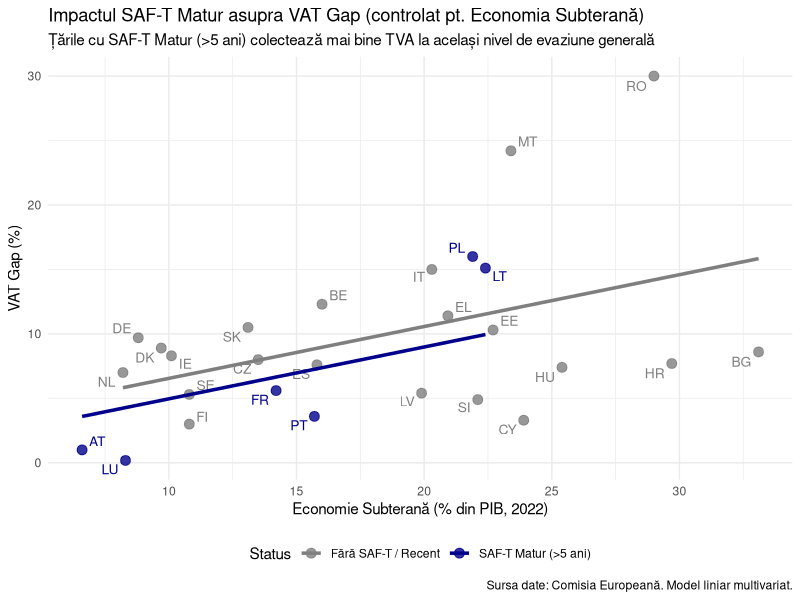
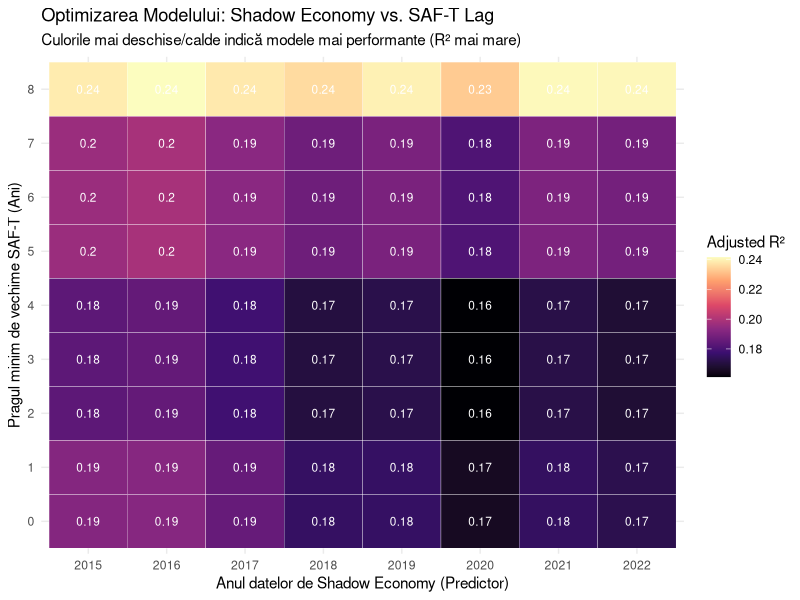
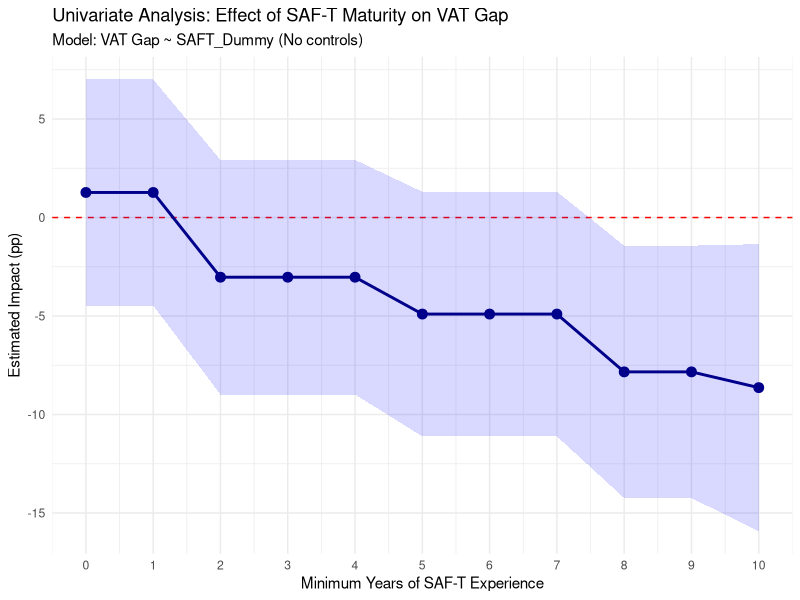
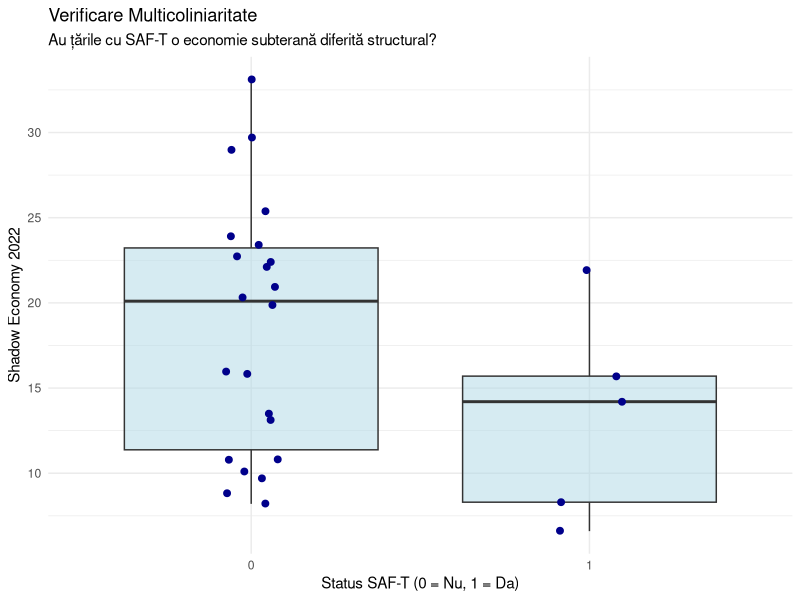

Recreate these plots in R, in order.
library(tidyverse)
library(broom)
library(ggrepel) # Pentru etichete frumoase pe grafic

# ---------------------------------------------------------
# 1. ÎNCĂRCAREA DATELOR (Direct din textul tău)
# ---------------------------------------------------------

df <- read.csv("stabil_lag_ambele_se_saft.csv")

# ---------------------------------------------------------
# 2. PREGĂTIREA DATELOR (ENGINEERING)
# ---------------------------------------------------------
# Setăm anul de analiză. Deși VAT Gap-ul pare să fie cel mai recent (2021/2022),
# folosim 2023 ca referință pentru maturitatea SAF-T, conform logicii anterioare.

analysis_year <- 2023
lag_threshold <- 3 # Pragul de maturitate identificat în graficul anterior

df_clean <- df %>%
  mutate(
    # 1. Variabila Dependentă: VAT Gap (numeric)
    VAT_Gap_Num = as.numeric(gsub("%", "", VAT_Gap)),
    
    # 2. Variabila Independentă 1: Shadow Economy (Folosim coloana 'X2022' ca proxy curent)
    # R adaugă un 'X' în fața numerelor când citește coloane.
    Shadow_Economy = X2022, 
    
    # 3. Calculăm Vechimea SAF-T
    SAFT_Year_Clean = ifelse(is.na(SAFT_Year) | SAFT_Year > analysis_year, NA, SAFT_Year),
    Years_Since = ifelse(is.na(SAFT_Year_Clean), 0, analysis_year - SAFT_Year_Clean),
    
    # 4. Variabila Independentă 2: DUMMY MATUR (1 dacă are >= 5 ani, 0 altfel)
    # Acesta este elementul cheie "cu lag"
    SAFT_Mature_Dummy = ifelse(Years_Since >= lag_threshold, 1, 0),
    
    # Etichetă pentru grafic
    Status = ifelse(SAFT_Mature_Dummy == 1, "SAF-T Matur (>5 ani)", "Fără SAF-T / Recent")
  )

# ---------------------------------------------------------
# 3. REGRESIA MULTIVARIATĂ
# ---------------------------------------------------------

# Model: VAT_Gap = Intercept + b1 * Shadow_Economy + b2 * SAFT_Mature_Dummy
model <- lm(VAT_Gap_Num ~ Shadow_Economy + SAFT_Mature_Dummy, data = df_clean)

# Afișare rezultate statistice
print(summary(model))
print(tidy(model))

# ---------------------------------------------------------
# 4. VIZUALIZARE (SCATTER PLOT CU DREPTE PARALELE)
# ---------------------------------------------------------
# Extragem coeficienții pentru a desena liniile manual sau lăsăm ggplot să facă treaba
# Vom folosi metoda simplă cu geom_smooth pe grupuri, forțând pante paralele prin modelul vizualizat

# Creăm predicțiile modelului pentru a desena liniile corecte (pante paralele)
df_clean$Predicted <- predict(model)

ggplot(df_clean, aes(x = Shadow_Economy, y = VAT_Gap_Num, color = Status)) +
  # Punctele (Țările)
  geom_point(size = 3, alpha = 0.8) +
  
  # Adăugăm codurile țărilor
  geom_text_repel(aes(label = Country_Code), size = 3.5, show.legend = FALSE) +
  
  # Liniile de regresie (bazate pe modelul nostru multivariat)
  geom_line(aes(y = Predicted, group = Status), size = 1.2) +
  
  scale_color_manual(values = c("gray50", "darkblue")) +
  
  labs(
    title = "Impactul SAF-T Matur asupra VAT Gap (controlat pt. Economia Subterană)",
    subtitle = "Țările cu SAF-T Matur (>5 ani) colectează mai bine TVA la același nivel de evaziune generală",
    x = "Economie Subterană (% din PIB, 2022)",
    y = "VAT Gap (%)",
    caption = "Sursa date: Comisia Europeană. Model liniar multivariat."
  ) +
  theme_minimal() +
  theme(legend.position = "bottom")










library(tidyverse)
library(broom)
library(scales)

# ---------------------------------------------------------
# 1. PREGĂTIREA DATELOR
# ---------------------------------------------------------
# Presupunem că 'df' este deja încărcat din pasul anterior.
# Dacă nu, rulează din nou read.csv cu datele tale.

analysis_year <- 2023

# Definim intervalele pe care le testăm
# 1. Anii pentru Shadow Economy (sau variabila independentă istorică)
shadow_years_to_test <- 2015:2022 

# 2. Lagg-urile pentru SAF-T (ani de maturitate)
saft_lags_to_test <- 0:8

# Creăm un data frame gol pentru rezultate
grid_results <- data.frame()

# ---------------------------------------------------------
# 2. BUCLA DE TESTARE (GRID SEARCH)
# ---------------------------------------------------------

for (s_year in shadow_years_to_test) {
  
  # Selectăm coloana dinamic (ex: X2018, X2019...)
  col_name <- paste0("X", s_year)
  
  # Verificăm dacă coloana există
  if(col_name %in% names(df)) {
    
    for (k_lag in saft_lags_to_test) {
      
      # Construim setul de date temporar pentru această iterație
      df_iter <- df %>%
        mutate(
          VAT_Gap_Target = as.numeric(gsub("%", "", VAT_Gap)), # Variabila Dependentă (2023)
          Shadow_Predictor = get(col_name),                    # Variabila Independentă 1 (Shadow din anul s_year)
          
          # Calculăm dummy-ul SAF-T bazat pe lag-ul k_lag
          SAFT_Year_Clean = ifelse(is.na(SAFT_Year) | SAFT_Year > analysis_year, NA, SAFT_Year),
          Years_Experience = ifelse(is.na(SAFT_Year_Clean), 0, analysis_year - SAFT_Year_Clean),
          SAFT_Dummy = ifelse(Years_Experience >= k_lag & Years_Experience > 0, 1, 0)
        ) %>%
        # Curățăm NA-urile care ar putea apărea
        filter(!is.na(Shadow_Predictor), !is.na(VAT_Gap_Target))
      
      # Verificăm dacă avem suficiente țări cu SAF-T (minim 3) pentru a nu da eroare
      if (sum(df_iter$SAFT_Dummy) >= 3) {
        
        # Rulăm modelul: VAT_Gap ~ Shadow(Anul X) + SAF-T(Vechime K)
        model <- lm(VAT_Gap_Target ~ Shadow_Predictor + SAFT_Dummy, data = df_iter)
        
        # Extragem parametrii
        tidied <- tidy(model)
        glanced <- glance(model) # Pentru R2
        
        saft_row <- tidied %>% filter(term == "SAFT_Dummy")
        shadow_row <- tidied %>% filter(term == "Shadow_Predictor")
        
        if(nrow(saft_row) > 0) {
          grid_results <- rbind(grid_results, data.frame(
            Shadow_Year = s_year,
            SAFT_Lag_Threshold = k_lag,
            Adj_R2 = glanced$adj.r.squared,
            SAFT_Coef = saft_row$estimate,
            SAFT_P_Value = saft_row$p.value,
            Shadow_Coef = shadow_row$estimate
          ))
        }
      }
    }
  }
}

# ---------------------------------------------------------
# 3. IDENTIFICAREA CELUI MAI BUN MODEL
# ---------------------------------------------------------

# Sortăm descrescător după R2 (puterea explicativă)
best_models <- grid_results %>% 
  arrange(desc(Adj_R2)) %>%
  head(10)

print("TOP 10 Combinații (Shadow Year + SAFT Lag):")
print(best_models)

# ---------------------------------------------------------
# 4. VIZUALIZARE HEATMAP (HARTA "CALDĂ")
# ---------------------------------------------------------

ggplot(grid_results, aes(x = factor(Shadow_Year), y = factor(SAFT_Lag_Threshold), fill = Adj_R2)) +
  geom_tile(color = "white") +
  scale_fill_viridis_c(option = "magma", name = "Adjusted R²") +
  geom_text(aes(label = round(Adj_R2, 2)), color = "white", size = 3) +
  labs(
    title = "Optimizarea Modelului: Shadow Economy vs. SAF-T Lag",
    subtitle = "Culorile mai deschise/calde indică modele mai performante (R² mai mare)",
    x = "Anul datelor de Shadow Economy (Predictor)",
    y = "Pragul minim de vechime SAF-T (Ani)"
  ) +
  theme_minimal()



library(tidyverse)
library(broom)

# ---------------------------------------------------------
# 1. SETUP
# ---------------------------------------------------------
# Ensure 'df' is loaded. If not, re-run your data loading step.

analysis_year <- 2023
lags_to_test <- 0:10 # Testing lags from 0 to 10 years

univar_results <- data.frame()

# ---------------------------------------------------------
# 2. UNIVARIATE LOOP
# ---------------------------------------------------------

for (k in lags_to_test) {
  
  # Prepare data for this specific lag
  df_iter <- df %>%
    mutate(
      # Target Variable
      Y = as.numeric(gsub("%", "", VAT_Gap)),
      
      # Independent Variable: SAFT Dummy with lag k
      SAFT_Clean = ifelse(is.na(SAFT_Year) | SAFT_Year > analysis_year, NA, SAFT_Year),
      Years_Exp  = ifelse(is.na(SAFT_Clean), 0, analysis_year - SAFT_Clean),
      SAFT_Dummy = ifelse(Years_Exp >= k & Years_Exp > 0, 1, 0)
    ) %>%
    filter(!is.na(Y))
  
  # Check for sufficient sample size (at least 3 treated countries)
  if (sum(df_iter$SAFT_Dummy, na.rm = TRUE) >= 3) {
    
    # --- RUN SINGLE VARIABLE REGRESSION ---
    model <- lm(Y ~ SAFT_Dummy, data = df_iter)
    
    # Extract stats
    tidied <- tidy(model)
    glanced <- glance(model)
    
    # Get the SAFT coefficient row
    saft_row <- tidied %>% filter(term == "SAFT_Dummy")
    
    if(nrow(saft_row) > 0) {
      univar_results <- rbind(univar_results, data.frame(
        Lag_Threshold = k,
        Coefficient   = saft_row$estimate,
        P_Value       = saft_row$p.value,
        R_Squared     = glanced$r.squared,
        Conf_Low      = saft_row$estimate - 1.96 * saft_row$std.error,
        Conf_High     = saft_row$estimate + 1.96 * saft_row$std.error
      ))
    }
  }
}

# ---------------------------------------------------------
# 3. VIEW RESULTS
# ---------------------------------------------------------

print("Univariate Regression Results (VAT Gap ~ SAF-T):")
print(univar_results)

# ---------------------------------------------------------
# 4. VISUALIZATION (Coefficient Plot)
# ---------------------------------------------------------

ggplot(univar_results, aes(x = Lag_Threshold, y = Coefficient)) +
  geom_hline(yintercept = 0, linetype = "dashed", color = "red") +
  
  # Confidence Intervals (Ribbon)
  geom_ribbon(aes(ymin = Conf_Low, ymax = Conf_High), fill = "blue", alpha = 0.15) +
  
  # The Line and Points
  geom_line(color = "darkblue", size = 1) +
  geom_point(size = 3, color = "darkblue") +
  
  # Labels
  scale_x_continuous(breaks = lags_to_test) +
  labs(
    title = "Univariate Analysis: Effect of SAF-T Maturity on VAT Gap",
    subtitle = "Model: VAT Gap ~ SAFT_Dummy (No controls)",
    y = "Estimated Impact (pp)",
    x = "Minimum Years of SAF-T Experience"
  ) +
  theme_minimal()



























library(tidyverse)
library(car) # Asigură-te că ai pachetul 'car' instalat pentru VIF

# ---------------------------------------------------------
# 1. SETĂM SCENARIUL ȘI GĂSIM NUMELE CORECT AL COLOANEI
# ---------------------------------------------------------
target_shadow_year <- 2022
target_saft_lag    <- 5

# Funcție simplă de detecție a numelui
detect_column_name <- function(df, year) {
  name_with_x <- paste0("X", year)    # Varianta standard R: "X2022"
  name_simple <- as.character(year)   # Varianta check.names=F: "2022"
  
  if (name_with_x %in% names(df)) {
    return(name_with_x)
  } else if (name_simple %in% names(df)) {
    return(name_simple)
  } else {
    stop(paste("Nu găsesc coloana pentru anul", year, "în df! Verifică names(df)."))
  }
}

# Găsim numele corect (X2022 sau 2022)
col_shadow_name <- detect_column_name(df, target_shadow_year)
print(paste("Folosim coloana:", col_shadow_name))

# ---------------------------------------------------------
# 2. PREGĂTIM DATELE PENTRU MODEL
# ---------------------------------------------------------

df_model <- df %>%
  mutate(
    # Variabila Dependentă
    Y = as.numeric(gsub("%", "", VAT_Gap)),
    
    # Variabila Independentă (Shadow Economy) selectată dinamic
    X_Shadow = .data[[col_shadow_name]],
    
    # SAF-T Dummy
    SAFT_Clean = ifelse(is.na(SAFT_Year) | SAFT_Year > 2023, NA, SAFT_Year),
    Years_Exp  = ifelse(is.na(SAFT_Clean), 0, 2023 - SAFT_Clean),
    X_SAFT_Dummy = ifelse(Years_Exp >= target_saft_lag & Years_Exp > 0, 1, 0)
  ) %>%
  # Păstrăm doar rândurile complete
  filter(!is.na(Y), !is.na(X_Shadow)) %>%
  select(Country_Name, Y, X_Shadow, X_SAFT_Dummy)

# ---------------------------------------------------------
# 3. TESTUL 1: MATRICEA DE CORELAȚIE
# ---------------------------------------------------------
print("--- TEST 1: Corelația Pearson (Shadow vs. SAF-T) ---")

cor_val <- cor(df_model$X_Shadow, df_model$X_SAFT_Dummy)
print(paste("Coeficient de corelație (r):", round(cor_val, 4)))

if(abs(cor_val) > 0.7) {
  print("ALERTA: Risc mare de multicoliniaritate (Corelație > 0.7).")
} else {
  print("OK: Corelația este acceptabilă.")
}

# ---------------------------------------------------------
# 4. TESTUL 2: VIF (Variance Inflation Factor)
# ---------------------------------------------------------
print("--- TEST 2: VIF (Variance Inflation Factor) ---")

# Rulăm modelul auxiliar pentru VIF
model_vif <- lm(Y ~ X_Shadow + X_SAFT_Dummy, data = df_model)

# Verificăm VIF
# Notă: Dacă ai doar 2 variabile, VIF-ul va fi identic pentru ambele.
vif_vals <- vif(model_vif)
print(vif_vals)

if(max(vif_vals) > 5) {
  print("ALERTA CRITICĂ: VIF > 5. Rezultatele sunt instabile.")
} else if (max(vif_vals) > 2.5) {
  print("ATENȚIE: VIF moderat (> 2.5). Precizia este redusă.")
} else {
  print("PERFECT: VIF < 2.5. Nu există probleme tehnice de multicoliniaritate.")
}

# ---------------------------------------------------------
# 5. VIZUALIZARE
# ---------------------------------------------------------
ggplot(df_model, aes(x = factor(X_SAFT_Dummy), y = X_Shadow)) +
  geom_boxplot(fill = "lightblue", alpha = 0.5, outlier.shape = NA) +
  geom_jitter(width = 0.1, size = 2, color = "darkblue") +
  labs(
    title = "Verificare Multicoliniaritate",
    subtitle = "Au țările cu SAF-T o economie subterană diferită structural?",
    x = "Status SAF-T (0 = Nu, 1 = Da)",
    y = paste("Shadow Economy", target_shadow_year)
  ) +
  theme_minimal()
